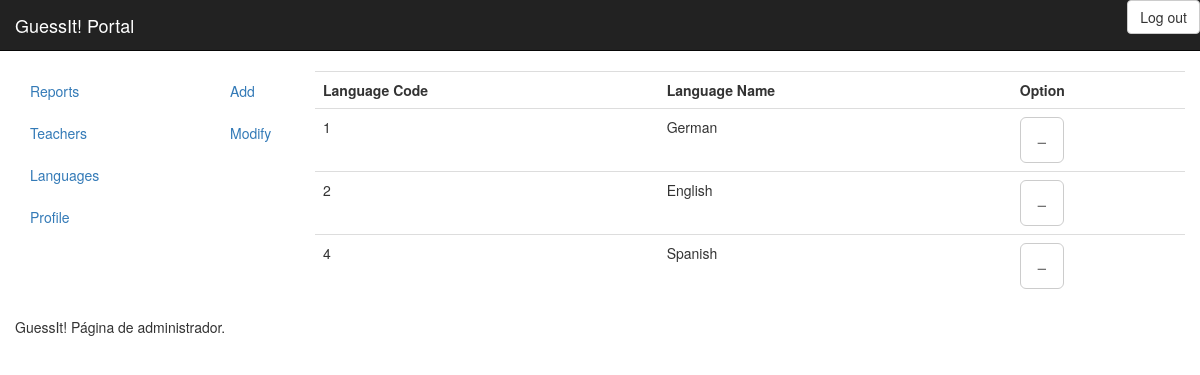
Before: /GuessIt/index.php/Main/show_languages_modify_admin with the older database file.
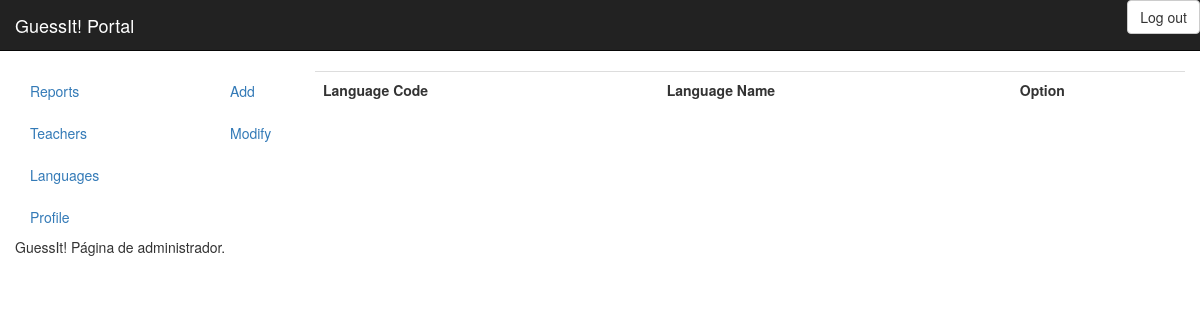
After: the same page with the newer database file.
### tables this page shows
CREATE TABLE `idiomas` (
  `id` int(11) NOT NULL,
  `nombre` varchar(32) NOT NULL
);

### GuessIt/application/controllers/Main.php (called while the page is built, shortened)
<?php
class Main extends CI_Controller
{
	function show_languages_modify_admin(){
		$this->load->view('main/admin/header');
		$this->load->view('main/admin/side_menu');
		$this->load->view('slave_menus/admin/slave_menu_languages');
		$this->load->view('content/admin/language_modify');
		$this->load->view('main/admin/footer');
	}
}

### GuessIt/index.php (called while the page is built, shortened)
<?php
require_once BASEPATH.'core/CodeIgniter.php';

### GuessIt/scripts/get_languages_modify.php (the view, shortened to what this page needs)
<?php
$mysqli = mysqli_connect("localhost","root","","guessit");
		$res = mysqli_query($mysqli, "SELECT * FROM idiomas");
		if(count($res) > 0){
			echo '<table class="table">';
			echo '<tr>';
				echo '<th> Language Code </th>';
				echo '<th> Language Name </th>';
				echo '<th> Option </th>';
			echo '</tr>';
			foreach($res as $row){
				echo '<tr>';
					echo "<td>".$row['id']."</td>";
					echo "<td>".$row['nombre']."</td>";
					echo '<td><button type="button" class="btn btn-default btn-lg"><span class="glyphicon glyphicon-minus aria-hidden="true"></span></button></td>';
				echo '</tr>';
			}
			echo '</table>';
}
?>

### GuessIt/application/views/main/admin/header.php (shortened to what this page needs)
<!DOCTYPE html>
<html lang="en">
	<head>
		<link href="<?php echo base_url('css/bootstrap.min.css')?>" rel="stylesheet">
		<link href="<?php echo base_url('js/bootstrap.js')?>" rel="stylesheet">
	</head>
<body>
<nav class="navbar navbar-inverse navbar-static-top">
	<div class="container-fluid">
		<div class="navbar-header">
			<a class="navbar-brand" href="<?php echo base_url('index.php/Main/show_main_admin/')?>">GuessIt! Portal</a>
		</div>
		<div class="collapse navbar-collapse" id="bs-example-navbar-collapse-1">
			<ul class="nav navbar-nav navbar-right">
    					<span class="pull-right">
    						<a class="btn btn-default" href="<?php echo base_url('index.php/Main/logout_user');?>">Log out</a>
    					</span>
    			</ul>
    		</div>
	</div>
</nav>
<div class="container-fluid">

### GuessIt/application/views/main/admin/side_menu.php
<div class="row">
<div class="col-md-2">
	<ul class="nav nav-pills nav-stacked">
		<li role="presentation"><a href="<?php echo base_url('index.php/Main/show_report_admin')?>"> Reports </a></li>
		<li role="presentation"><a href="<?php echo base_url('index.php/Main/show_slave_teacher_admin')?>"> Teachers </a></li>
		<li role="presentation"><a href="<?php echo base_url('index.php/Main/show_languages_admin')?>"> Languages </a></li>
		<li role="presentation"><a href="<?php echo base_url('index.php/Main/show_profile_admin')?>"> Profile </a></li>
	</ul>
</div>

### GuessIt/application/views/slave_menus/admin/slave_menu_languages.php
<div class="col-md-1">
	<ul class="nav nav-pills nav-stacked">
		<li role="presentation"><a href="<?php echo base_url('index.php/Main/show_languages_add_admin')?>"> Add </a></li>
		<li role="presentation"><a href="<?php echo base_url('index.php/Main/show_languages_modify_admin')?>"> Modify </a></li>
	</ul>
</div>

### GuessIt/application/views/content/admin/language_modify.php
<div class="col-md-9">
	<?php
		include('scripts/get_languages_modify.php');
	?>
</div>

### GuessIt/application/views/main/admin/footer.php
</div>
<footer>
	<p> GuessIt! Página de administrador. </p>
</footer>
</body>
</html>

Changed rows visible on the page:
removed idiomas: id "1", nombre "German"
removed idiomas: id "2", nombre "English"
removed idiomas: id "4", nombre "Spanish"
